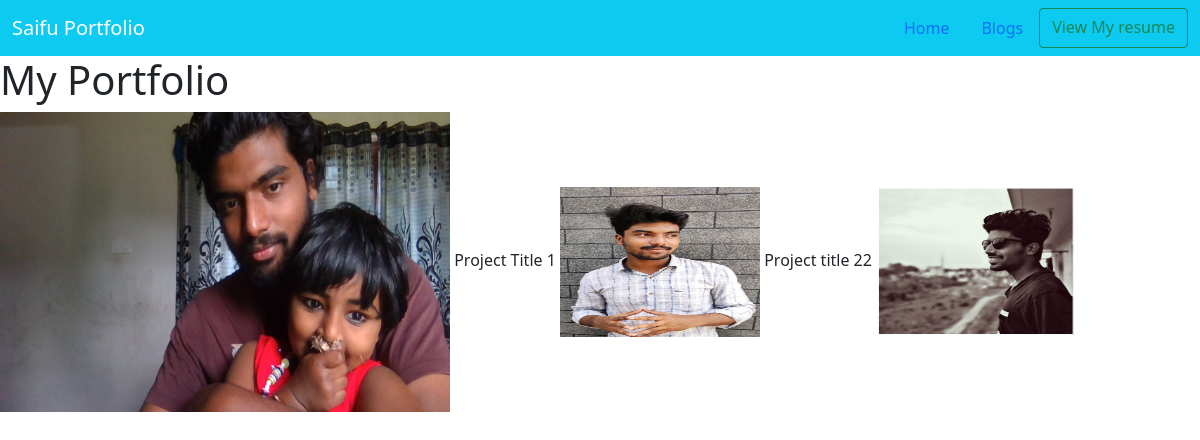
The page / on the database its author committed.
### Portfolio/models.py (models this page shows)
class Projects(models.Model):
    title = models.CharField(max_length=100)
    desc = models.CharField(max_length=250)
    imgs = models.ImageField(upload_to="Portfolio/images")
    urls = models.URLField(blank=True)

### Portfolio/views.py (the view)
# urls.py: 2. Add a URL to urlpatterns:  path('', views.home, name='home')
def home(request):
    data = Projects.objects.all()
    return render(request , 'portfolio/home.html',{"projects" :data})

### Portfolio/templates/portfolio/home.html
{% extends 'portfolio/base.html' %}
{% block content %}
<h1>My Portfolio</h1>
{% load static %}
<img src="{% static 'portfolio/test.jpg' %}" height="300px" width="450px">
{% for project in projects %}
{{ project.title }}
    <img src="{{ project.imgs.url }}" height="150px" width="200px">
{% endfor %}
{% endblock %}

### Portfolio/templates/portfolio/base.html (shortened to what this page needs)
<!DOCTYPE html>
<html lang="en">
<head>
    <link href="https://cdn.jsdelivr.net/npm/bootstrap@5.0.0-beta1/dist/css/bootstrap.min.css" rel="stylesheet">
</head>
<body>
<nav class="navbar navbar-expand-lg navbar-dark bg-info">
    <div class="container-fluid">
        <a class="navbar-brand" href="#">Saifu Portfolio</a>
        <div class="collapse navbar-collapse" id="navbarSupportedContent">
            <form class="d-flex">
                <a class="nav-link active" aria-current="page" href="{% url 'home' %}">Home</a>
                <a class="nav-link" href="{% url 'blog:blogs' %}">Blogs</a>
                {% load static %}
                <a class="btn btn-outline-success" href="{% static 'portfolio/DataScientist.pdf' %}">View My resume</a>
            </form>
        </div>
    </div>
</nav>
{% block content %}{% endblock %}
</body>
</html>

### rows shown on the page
Projects: title "Project Title 1", imgs (picture)
Projects: title "Project title 22", imgs (picture)
